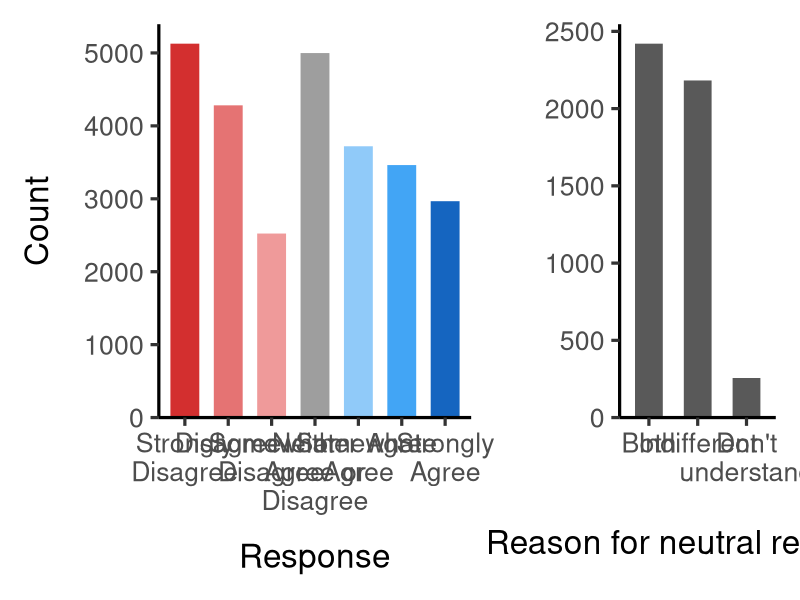

Write R code to recreate this figure.
################################################################################
# Combined figure: response frequency distribution (Panel A) +
# reasons for neutral response (Panel B), DEKKER data only.
################################################################################

library(ggplot2)
library(patchwork)
library(data.table)

dat <- fread(
    file.path("data", "DEKKER.csv"),
    data.table = FALSE
)

s_cols <- grep("^s_", names(dat), value = TRUE)
n_cols <- grep("^n_", names(dat), value = TRUE)

# Pool all s_ values (Panel A)
s_pooled <- unlist(dat[, s_cols], use.names = FALSE)
s_pooled <- s_pooled[!is.na(s_pooled)]

# Pool all n_ values (Panel B)
n_pooled <- unlist(dat[, n_cols], use.names = FALSE)
n_pooled <- n_pooled[!is.na(n_pooled)]

likert_labels <- c("1" = "Strongly\nDisagree", "2" = "Disagree", "3" = "Somewhat\nDisagree", "4" = "Neither\nAgree or\nDisagree", "5" = "Somewhat\nAgree", "6" = "Agree", "7" = "Strongly\nAgree")
reason_labels <- c("1" = "Both", "2" = "Indifferent", "3" = "Don't\nunderstand")

fill_colors <- c(
  "1" = "#d32f2f", "2" = "#e57373", "3" = "#ef9a9a",
  "4" = "#9E9E9E",
  "5" = "#90CAF9", "6" = "#42A5F5", "7" = "#1565C0"
)



################################################################################
# Panel A: Response frequency distribution

df_s <- data.frame(
    response = factor(s_pooled, levels = 1:7)
)

p_a <- ggplot(df_s, aes(x = response, fill = response)) +
  geom_bar(color = "white", width = 0.7) +
  scale_fill_manual(values = fill_colors, guide = "none") +
  scale_x_discrete(labels = likert_labels) +
  scale_y_continuous(expand = expansion(mult = c(0, 0.05))) +
  labs(x = "Response", y = "Count") +
  theme_classic(base_size = 24) +
  theme(
    plot.tag = element_text(face = "bold"),
      axis.title.y = element_text(margin = margin(r = 20)),
      axis.title.x = element_text(margin = margin(t = 20))
  )

################################################################################
# Panel B: Reasons for neutral response

df_n <- data.frame(
    reason = factor(
        reason_labels[as.character(n_pooled)],
        levels = reason_labels
    )
)

p_b <- ggplot(df_n, aes(x = reason)) +
    geom_bar(
        color = "white",
        width = 0.6
    ) +
    scale_y_continuous(expand = expansion(mult = c(0, 0.05))) +
    labs(
        x = "Reason for neutral response",
        y = ""
    ) +
    theme_classic(base_size = 24) +
    theme(
        plot.tag = element_text(face = "bold"),
        axis.line.x = element_line(),
        axis.line.y = element_line(),
        axis.title.x = element_text(margin = margin(t = 10))
    )

################################################################################
# Combine and save
fig <- p_a + p_b +
  plot_layout(widths = c(2, 1))

ggsave("figures/Dekker-pooled.png", fig, width = 20, height = 10, dpi = 300)
